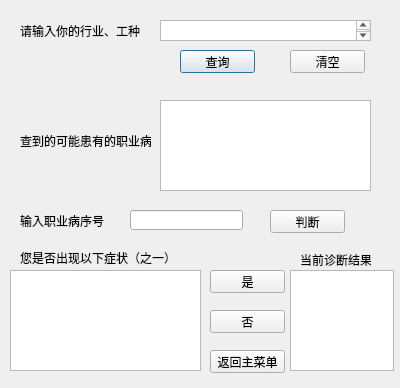
<?xml version="1.0" encoding="UTF-8"?>
<ui version="4.0">
 <class>Dialog</class>
 <widget class="QDialog" name="Dialog">
  <property name="geometry">
   <rect>
    <x>0</x>
    <y>0</y>
    <width>400</width>
    <height>388</height>
   </rect>
  </property>
  <property name="windowTitle">
   <string>Dialog</string>
  </property>
  <widget class="QLabel" name="label">
   <property name="geometry">
    <rect>
     <x>20</x>
     <y>20</y>
     <width>131</width>
     <height>21</height>
    </rect>
   </property>
   <property name="text">
    <string>请输入你的行业、工种</string>
   </property>
  </widget>
  <widget class="QPlainTextEdit" name="plainTextEdit">
   <property name="geometry">
    <rect>
     <x>160</x>
     <y>20</y>
     <width>211</width>
     <height>21</height>
    </rect>
   </property>
  </widget>
  <widget class="QLabel" name="label_2">
   <property name="geometry">
    <rect>
     <x>20</x>
     <y>120</y>
     <width>131</width>
     <height>41</height>
    </rect>
   </property>
   <property name="text">
    <string>查到的可能患有的职业病</string>
   </property>
  </widget>
  <widget class="QPushButton" name="pushButton">
   <property name="geometry">
    <rect>
     <x>180</x>
     <y>50</y>
     <width>75</width>
     <height>23</height>
    </rect>
   </property>
   <property name="text">
    <string>查询</string>
   </property>
  </widget>
  <widget class="QPushButton" name="pushButton_2">
   <property name="geometry">
    <rect>
     <x>290</x>
     <y>50</y>
     <width>75</width>
     <height>23</height>
    </rect>
   </property>
   <property name="text">
    <string>清空</string>
   </property>
  </widget>
  <widget class="QPushButton" name="pushButton_3">
   <property name="geometry">
    <rect>
     <x>270</x>
     <y>210</y>
     <width>75</width>
     <height>23</height>
    </rect>
   </property>
   <property name="text">
    <string>判断</string>
   </property>
  </widget>
  <widget class="QLineEdit" name="lineEdit">
   <property name="geometry">
    <rect>
     <x>130</x>
     <y>210</y>
     <width>113</width>
     <height>20</height>
    </rect>
   </property>
  </widget>
  <widget class="QLabel" name="label_3">
   <property name="geometry">
    <rect>
     <x>20</x>
     <y>210</y>
     <width>91</width>
     <height>21</height>
    </rect>
   </property>
   <property name="text">
    <string>输入职业病序号</string>
   </property>
  </widget>
  <widget class="QLabel" name="label_4">
   <property name="geometry">
    <rect>
     <x>20</x>
     <y>250</y>
     <width>151</width>
     <height>16</height>
    </rect>
   </property>
   <property name="text">
    <string>您是否出现以下症状（之一）</string>
   </property>
  </widget>
  <widget class="QPushButton" name="pushButton_4">
   <property name="geometry">
    <rect>
     <x>210</x>
     <y>270</y>
     <width>75</width>
     <height>23</height>
    </rect>
   </property>
   <property name="text">
    <string>是</string>
   </property>
  </widget>
  <widget class="QPushButton" name="pushButton_5">
   <property name="geometry">
    <rect>
     <x>210</x>
     <y>310</y>
     <width>75</width>
     <height>23</height>
    </rect>
   </property>
   <property name="text">
    <string>否</string>
   </property>
  </widget>
  <widget class="QPushButton" name="pushButton_6">
   <property name="geometry">
    <rect>
     <x>210</x>
     <y>350</y>
     <width>75</width>
     <height>23</height>
    </rect>
   </property>
   <property name="text">
    <string>返回主菜单</string>
   </property>
  </widget>
  <widget class="QTextEdit" name="textEdit">
   <property name="geometry">
    <rect>
     <x>160</x>
     <y>100</y>
     <width>211</width>
     <height>91</height>
    </rect>
   </property>
  </widget>
  <widget class="QTextEdit" name="textEdit_2">
   <property name="geometry">
    <rect>
     <x>10</x>
     <y>270</y>
     <width>191</width>
     <height>101</height>
    </rect>
   </property>
  </widget>
  <widget class="QLabel" name="label_5">
   <property name="geometry">
    <rect>
     <x>300</x>
     <y>250</y>
     <width>71</width>
     <height>20</height>
    </rect>
   </property>
   <property name="text">
    <string>当前诊断结果</string>
   </property>
  </widget>
  <widget class="QTextEdit" name="textEdit_3">
   <property name="geometry">
    <rect>
     <x>290</x>
     <y>270</y>
     <width>104</width>
     <height>101</height>
    </rect>
   </property>
  </widget>
 </widget>
 <resources/>
 <connections/>
</ui>
